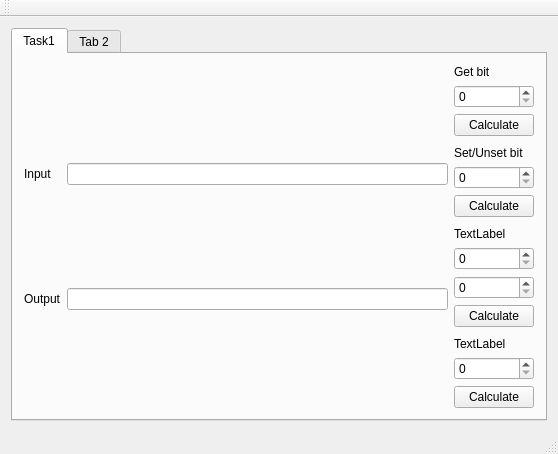
<?xml version="1.0" encoding="UTF-8"?>
<ui version="4.0">
 <class>MainWindow</class>
 <widget class="QMainWindow" name="MainWindow">
  <property name="geometry">
   <rect>
    <x>0</x>
    <y>0</y>
    <width>558</width>
    <height>454</height>
   </rect>
  </property>
  <property name="windowTitle">
   <string>MainWindow</string>
  </property>
  <widget class="QWidget" name="centralWidget">
   <layout class="QVBoxLayout" name="verticalLayout_2">
    <item>
     <widget class="QTabWidget" name="tabWidget">
      <widget class="QWidget" name="tab">
       <attribute name="title">
        <string>Task1</string>
       </attribute>
       <layout class="QHBoxLayout" name="horizontalLayout">
        <item>
         <layout class="QFormLayout" name="formLayout">
          <item row="0" column="1">
           <spacer name="verticalSpacer">
            <property name="orientation">
             <enum>Qt::Vertical</enum>
            </property>
            <property name="sizeHint" stdset="0">
             <size>
              <width>20</width>
              <height>1000</height>
             </size>
            </property>
           </spacer>
          </item>
          <item row="1" column="0">
           <widget class="QLabel" name="label">
            <property name="text">
             <string>Input</string>
            </property>
           </widget>
          </item>
          <item row="1" column="1">
           <widget class="QLineEdit" name="lineEditInput">
            <property name="minimumSize">
             <size>
              <width>100</width>
              <height>0</height>
             </size>
            </property>
            <property name="maximumSize">
             <size>
              <width>400</width>
              <height>16777215</height>
             </size>
            </property>
           </widget>
          </item>
          <item row="3" column="0">
           <widget class="QLabel" name="label_2">
            <property name="text">
             <string>Output</string>
            </property>
           </widget>
          </item>
          <item row="3" column="1">
           <widget class="QLineEdit" name="lineEditOutput">
            <property name="minimumSize">
             <size>
              <width>100</width>
              <height>0</height>
             </size>
            </property>
            <property name="maximumSize">
             <size>
              <width>400</width>
              <height>16777215</height>
             </size>
            </property>
           </widget>
          </item>
          <item row="4" column="1">
           <spacer name="verticalSpacer_5">
            <property name="orientation">
             <enum>Qt::Vertical</enum>
            </property>
            <property name="sizeHint" stdset="0">
             <size>
              <width>20</width>
              <height>1000</height>
             </size>
            </property>
           </spacer>
          </item>
          <item row="2" column="1">
           <spacer name="verticalSpacer_6">
            <property name="orientation">
             <enum>Qt::Vertical</enum>
            </property>
            <property name="sizeHint" stdset="0">
             <size>
              <width>20</width>
              <height>1000</height>
             </size>
            </property>
           </spacer>
          </item>
         </layout>
        </item>
        <item>
         <layout class="QVBoxLayout" name="verticalLayout">
          <item>
           <widget class="QLabel" name="labelT1">
            <property name="text">
             <string>Get bit</string>
            </property>
           </widget>
          </item>
          <item>
           <widget class="QSpinBox" name="spinBoxT1">
            <property name="maximum">
             <number>31</number>
            </property>
           </widget>
          </item>
          <item>
           <widget class="QPushButton" name="pushButtonT1">
            <property name="text">
             <string>Calculate</string>
            </property>
           </widget>
          </item>
          <item>
           <spacer name="verticalSpacer_4">
            <property name="orientation">
             <enum>Qt::Vertical</enum>
            </property>
            <property name="sizeHint" stdset="0">
             <size>
              <width>20</width>
              <height>40</height>
             </size>
            </property>
           </spacer>
          </item>
          <item>
           <widget class="QLabel" name="labelT2">
            <property name="text">
             <string>Set/Unset bit</string>
            </property>
           </widget>
          </item>
          <item>
           <widget class="QSpinBox" name="spinBoxT2">
            <property name="maximum">
             <number>31</number>
            </property>
           </widget>
          </item>
          <item>
           <widget class="QPushButton" name="pushButtonT2">
            <property name="text">
             <string>Calculate</string>
            </property>
           </widget>
          </item>
          <item>
           <spacer name="verticalSpacer_3">
            <property name="orientation">
             <enum>Qt::Vertical</enum>
            </property>
            <property name="sizeHint" stdset="0">
             <size>
              <width>20</width>
              <height>40</height>
             </size>
            </property>
           </spacer>
          </item>
          <item>
           <widget class="QLabel" name="labelT3">
            <property name="text">
             <string>TextLabel</string>
            </property>
           </widget>
          </item>
          <item>
           <widget class="QSpinBox" name="spinBoxT3_1">
            <property name="maximum">
             <number>31</number>
            </property>
           </widget>
          </item>
          <item>
           <widget class="QSpinBox" name="spinBoxT3_2">
            <property name="maximum">
             <number>31</number>
            </property>
           </widget>
          </item>
          <item>
           <widget class="QPushButton" name="pushButtonT3">
            <property name="text">
             <string>Calculate</string>
            </property>
           </widget>
          </item>
          <item>
           <spacer name="verticalSpacer_2">
            <property name="orientation">
             <enum>Qt::Vertical</enum>
            </property>
            <property name="sizeHint" stdset="0">
             <size>
              <width>20</width>
              <height>40</height>
             </size>
            </property>
           </spacer>
          </item>
          <item>
           <widget class="QLabel" name="labelT4">
            <property name="text">
             <string>TextLabel</string>
            </property>
           </widget>
          </item>
          <item>
           <widget class="QSpinBox" name="spinBoxT4">
            <property name="maximum">
             <number>31</number>
            </property>
           </widget>
          </item>
          <item>
           <widget class="QPushButton" name="pushButtonT4">
            <property name="text">
             <string>Calculate</string>
            </property>
           </widget>
          </item>
         </layout>
        </item>
       </layout>
      </widget>
      <widget class="QWidget" name="tab_2">
       <attribute name="title">
        <string>Tab 2</string>
       </attribute>
      </widget>
     </widget>
    </item>
   </layout>
  </widget>
  <widget class="QMenuBar" name="menuBar">
   <property name="geometry">
    <rect>
     <x>0</x>
     <y>0</y>
     <width>558</width>
     <height>20</height>
    </rect>
   </property>
  </widget>
  <widget class="QToolBar" name="mainToolBar">
   <attribute name="toolBarArea">
    <enum>TopToolBarArea</enum>
   </attribute>
   <attribute name="toolBarBreak">
    <bool>false</bool>
   </attribute>
  </widget>
  <widget class="QStatusBar" name="statusBar"/>
 </widget>
 <layoutdefault spacing="6" margin="11"/>
 <resources/>
 <connections/>
</ui>
